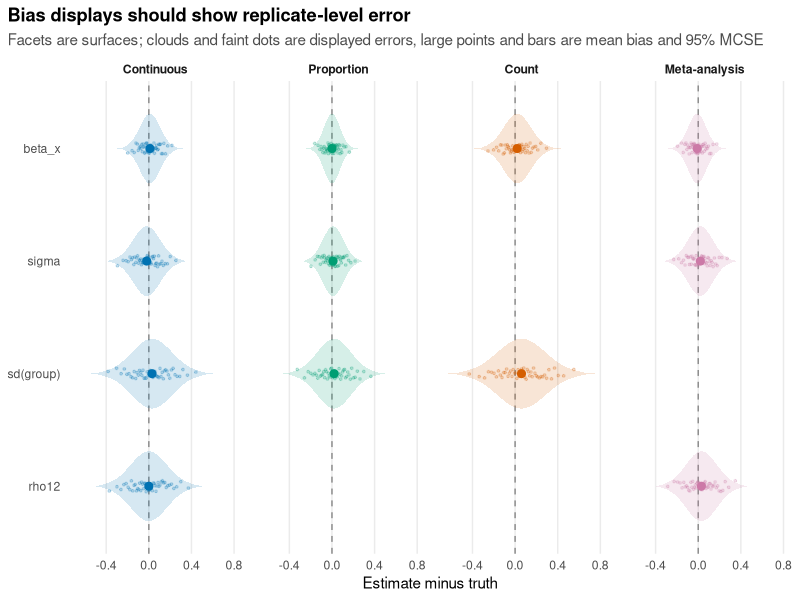
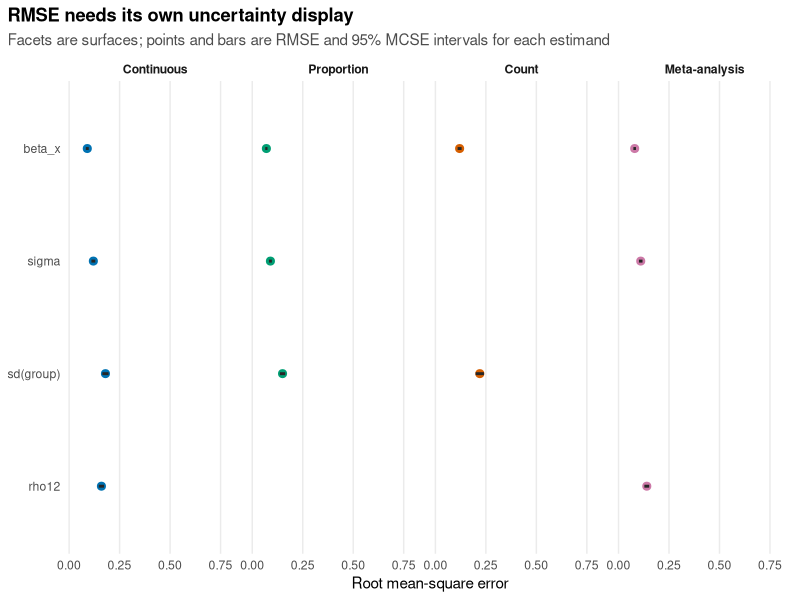
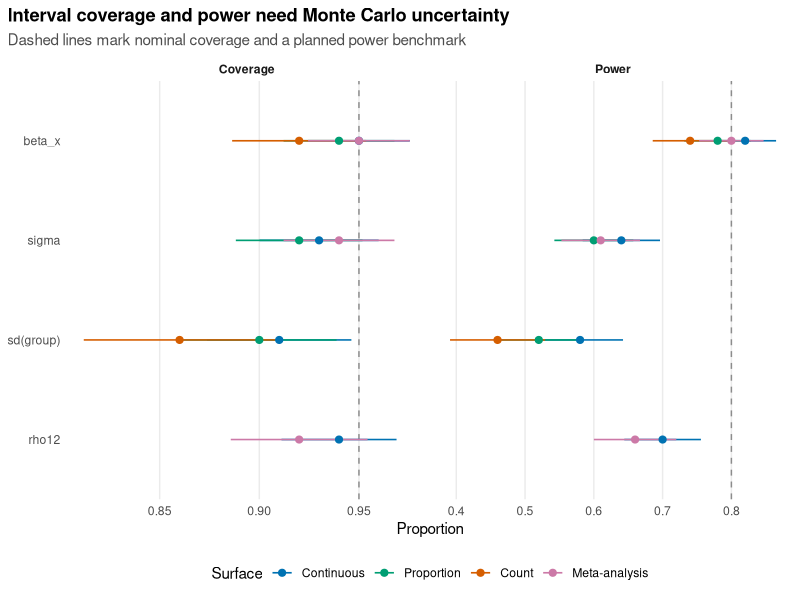
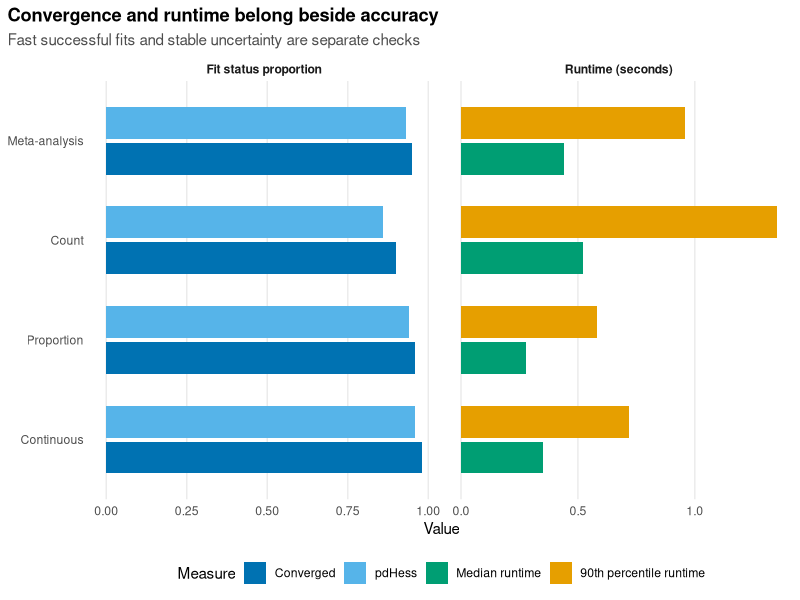
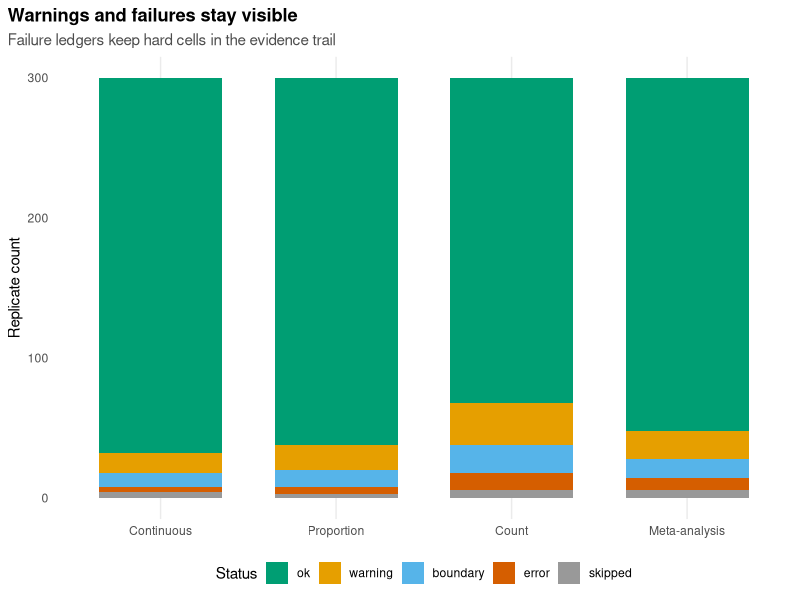

The R script that drew these images, in order:
## ---- chunk 1
has_ggplot2 <- requireNamespace("ggplot2", quietly = TRUE)
knitr::opts_chunk$set(
  collapse = TRUE,
  comment = "#>",
  fig.width = 7,
  fig.height = 4.2,
  dpi = 144,
  eval = has_ggplot2
)
## ---- chunk 2
library(ggplot2)

theme_sim_grammar <- function() {
  theme_minimal(base_size = 11) +
    theme(
      panel.grid.minor = element_blank(),
      panel.grid.major.y = element_blank(),
      plot.title.position = "plot",
      plot.title = element_text(face = "bold"),
      plot.subtitle = element_text(colour = "grey30"),
      strip.text = element_text(face = "bold"),
      legend.position = "bottom"
    )
}

surface_palette <- c(
  "Continuous" = "#0072B2",
  "Proportion" = "#009E73",
  "Count" = "#D55E00",
  "Meta-analysis" = "#CC79A7"
)

surface_levels <- names(surface_palette)
estimand_display_labels <- c(
  "beta_x" = "beta_x",
  "sigma" = "sigma",
  "sd_group" = "sd(group)",
  "rho12" = "rho12"
)
## ---- chunk 3
accuracy_summary <- data.frame(
  surface = rep(surface_levels, each = 4),
  estimand = rep(c("beta_x", "sigma", "sd_group", "rho12"), 4),
  bias = c(
    0.01, -0.02, 0.03, 0.00,
    0.00, 0.01, 0.02, NA,
    0.02, NA, 0.06, NA,
    -0.01, 0.02, NA, 0.03
  ),
  rmse = c(
    0.09, 0.12, 0.18, 0.16,
    0.07, 0.09, 0.15, NA,
    0.12, NA, 0.22, NA,
    0.08, 0.11, NA, 0.14
  ),
  n_replicate = c(
    300, 300, 260, 280,
    300, 300, 250, NA,
    280, NA, 220, NA,
    300, 300, NA, 260
  )
)
accuracy_summary$surface <- factor(
  accuracy_summary$surface,
  levels = surface_levels
)
accuracy_summary$error_sd <- sqrt(
  pmax(accuracy_summary$rmse^2 - accuracy_summary$bias^2, 0)
)
accuracy_summary$bias_mcse <- with(
  accuracy_summary,
  error_sd / sqrt(n_replicate)
)
accuracy_summary$rmse_mcse <- with(
  accuracy_summary,
  rmse / sqrt(2 * n_replicate)
)
accuracy_summary$bias_low <- accuracy_summary$bias -
  1.96 * accuracy_summary$bias_mcse
accuracy_summary$bias_high <- accuracy_summary$bias +
  1.96 * accuracy_summary$bias_mcse
accuracy_summary$rmse_low <- pmax(
  0,
  accuracy_summary$rmse - 1.96 * accuracy_summary$rmse_mcse
)
accuracy_summary$rmse_high <- accuracy_summary$rmse +
  1.96 * accuracy_summary$rmse_mcse
accuracy_summary$estimand <- factor(
  accuracy_summary$estimand,
  levels = rev(c("beta_x", "sigma", "sd_group", "rho12"))
)

display_replicates <- 49
accuracy_replicates <- do.call(
  rbind,
  lapply(seq_len(nrow(accuracy_summary)), function(i) {
    row <- accuracy_summary[i, ]
    if (is.na(row$bias) || is.na(row$rmse)) {
      return(NULL)
    }
    data.frame(
      surface = row$surface,
      estimand = row$estimand,
      error = row$bias + qnorm(ppoints(display_replicates)) * row$error_sd
    )
  })
)
accuracy_replicates$surface <- factor(
  accuracy_replicates$surface,
  levels = surface_levels
)
accuracy_replicates$estimand <- factor(
  accuracy_replicates$estimand,
  levels = levels(accuracy_summary$estimand)
)
set.seed(20260519)
ggplot(accuracy_replicates, aes(error, estimand)) +
  geom_vline(xintercept = 0, linetype = "dashed", colour = "grey55") +
  geom_violin(
    aes(
      fill = surface
    ),
    width = 0.62,
    alpha = 0.16,
    colour = NA,
    scale = "width",
    trim = FALSE
  ) +
  geom_point(
    aes(colour = surface),
    position = position_jitter(height = 0.05, width = 0),
    alpha = 0.22,
    size = 0.65,
    show.legend = FALSE
  ) +
  geom_segment(
    data = accuracy_summary,
    aes(
      x = bias_low,
      xend = bias_high,
      y = estimand,
      yend = estimand,
      colour = surface
    ),
    linewidth = 0.85,
    na.rm = TRUE
  ) +
  geom_point(
    data = accuracy_summary,
    aes(bias, estimand, colour = surface),
    size = 2.4,
    na.rm = TRUE
  ) +
  facet_wrap(~surface, nrow = 1) +
  scale_colour_manual(values = surface_palette, drop = FALSE) +
  scale_fill_manual(values = surface_palette, drop = FALSE) +
  labs(
    title = "Bias displays should show replicate-level error",
    subtitle = "Facets are surfaces; clouds and faint dots are displayed errors, large points and bars are mean bias and 95% MCSE",
    x = "Estimate minus truth",
    y = NULL,
    colour = "Surface"
  ) +
  scale_y_discrete(labels = estimand_display_labels) +
  guides(colour = "none", fill = "none") +
  theme_sim_grammar()

ggplot(accuracy_summary, aes(rmse, estimand, colour = surface)) +
  geom_point(size = 2.4, na.rm = TRUE) +
  geom_segment(
    inherit.aes = FALSE,
    aes(
      x = rmse_low,
      xend = rmse_high,
      y = estimand,
      yend = estimand
    ),
    colour = "grey15",
    linewidth = 1,
    na.rm = TRUE
  ) +
  facet_wrap(~surface, nrow = 1) +
  scale_colour_manual(values = surface_palette, drop = FALSE) +
  labs(
    title = "RMSE needs its own uncertainty display",
    subtitle = "Facets are surfaces; points and bars are RMSE and 95% MCSE intervals for each estimand",
    x = "Root mean-square error",
    y = NULL,
    colour = "Surface"
  ) +
  scale_x_continuous(
    breaks = c(0, 0.25, 0.50, 0.75),
    limits = c(0, 0.82),
    expand = expansion(mult = c(0.01, 0.05))
  ) +
  scale_y_discrete(labels = estimand_display_labels) +
  guides(colour = "none") +
  theme_sim_grammar()
## ---- chunk 4
interval_summary <- data.frame(
  surface = rep(surface_levels, each = 4),
  estimand = rep(c("beta_x", "sigma", "sd_group", "rho12"), 4),
  coverage = c(
    0.95, 0.93, 0.91, 0.94,
    0.94, 0.92, 0.90, NA,
    0.92, NA, 0.86, NA,
    0.95, 0.94, NA, 0.92
  ),
  power = c(
    0.82, 0.64, 0.58, 0.70,
    0.78, 0.60, 0.52, NA,
    0.74, NA, 0.46, NA,
    0.80, 0.61, NA, 0.66
  ),
  n_interval = c(
    280, 280, 240, 260,
    280, 280, 230, NA,
    250, NA, 200, NA,
    280, 280, NA, 240
  )
)
interval_summary$surface <- factor(
  interval_summary$surface,
  levels = surface_levels
)
interval_long <- rbind(
  data.frame(
    interval_summary[c("surface", "estimand", "n_interval")],
    measure = "Coverage",
    value = interval_summary$coverage,
    target = 0.95
  ),
  data.frame(
    interval_summary[c("surface", "estimand", "n_interval")],
    measure = "Power",
    value = interval_summary$power,
    target = 0.80
  )
)
interval_long$mcse <- sqrt(
  interval_long$value * (1 - interval_long$value) / interval_long$n_interval
)
interval_long$lower <- pmax(0, interval_long$value - 1.96 * interval_long$mcse)
interval_long$upper <- pmin(1, interval_long$value + 1.96 * interval_long$mcse)
interval_long$measure <- factor(
  interval_long$measure,
  levels = c("Coverage", "Power")
)
interval_long$estimand <- factor(
  interval_long$estimand,
  levels = rev(c("beta_x", "sigma", "sd_group", "rho12"))
)

ggplot(interval_long, aes(value, estimand, colour = surface)) +
  geom_vline(
    aes(xintercept = target),
    linetype = "dashed",
    colour = "grey55"
  ) +
  geom_segment(
    aes(x = lower, xend = upper, yend = estimand),
    linewidth = 0.55,
    na.rm = TRUE
  ) +
  geom_point(size = 2.1, na.rm = TRUE) +
  facet_wrap(~measure, scales = "free_x") +
  scale_colour_manual(values = surface_palette) +
  scale_y_discrete(labels = estimand_display_labels) +
  labs(
    title = "Interval coverage and power need Monte Carlo uncertainty",
    subtitle = "Dashed lines mark nominal coverage and a planned power benchmark",
    x = "Proportion",
    y = NULL,
    colour = "Surface"
  ) +
  theme_sim_grammar()
## ---- chunk 5
run_summary <- data.frame(
  surface = surface_levels,
  convergence_rate = c(0.98, 0.96, 0.90, 0.95),
  pdhess_rate = c(0.96, 0.94, 0.86, 0.93),
  elapsed_median = c(0.35, 0.28, 0.52, 0.44),
  elapsed_p90 = c(0.72, 0.58, 1.35, 0.96)
)
run_summary$surface <- factor(run_summary$surface, levels = surface_levels)
run_long <- rbind(
  data.frame(
    surface = run_summary$surface,
    measure = "Converged",
    value = run_summary$convergence_rate
  ),
  data.frame(
    surface = run_summary$surface,
    measure = "pdHess",
    value = run_summary$pdhess_rate
  ),
  data.frame(
    surface = run_summary$surface,
    measure = "Median runtime",
    value = run_summary$elapsed_median
  ),
  data.frame(
    surface = run_summary$surface,
    measure = "90th percentile runtime",
    value = run_summary$elapsed_p90
  )
)
run_long$panel <- ifelse(
  grepl("runtime", run_long$measure),
  "Runtime (seconds)",
  "Fit status proportion"
)
run_long$measure <- factor(
  run_long$measure,
  levels = c(
    "Converged",
    "pdHess",
    "Median runtime",
    "90th percentile runtime"
  )
)

ggplot(run_long, aes(value, surface, fill = measure)) +
  geom_col(position = position_dodge(width = 0.72), width = 0.64) +
  facet_wrap(~panel, scales = "free_x") +
  scale_fill_manual(values = c(
    "Converged" = "#0072B2",
    "pdHess" = "#56B4E9",
    "Median runtime" = "#009E73",
    "90th percentile runtime" = "#E69F00"
  )) +
  labs(
    title = "Convergence and runtime belong beside accuracy",
    subtitle = "Fast successful fits and stable uncertainty are separate checks",
    x = "Value",
    y = NULL,
    fill = "Measure"
  ) +
  theme_sim_grammar()
## ---- chunk 6
failure_ledger <- data.frame(
  surface = rep(surface_levels, each = 5),
  status = rep(c("ok", "warning", "boundary", "error", "skipped"), 4),
  count = c(
    268, 14, 10, 4, 4,
    262, 18, 12, 5, 3,
    232, 30, 20, 12, 6,
    252, 20, 14, 8, 6
  )
)
failure_ledger$surface <- factor(failure_ledger$surface, levels = surface_levels)
failure_ledger$status <- factor(
  failure_ledger$status,
  levels = c("ok", "warning", "boundary", "error", "skipped")
)

ggplot(failure_ledger, aes(surface, count, fill = status)) +
  geom_col(width = 0.7) +
  scale_fill_manual(values = c(
    "ok" = "#009E73",
    "warning" = "#E69F00",
    "boundary" = "#56B4E9",
    "error" = "#D55E00",
    "skipped" = "#999999"
  )) +
  labs(
    title = "Warnings and failures stay visible",
    subtitle = "Failure ledgers keep hard cells in the evidence trail",
    x = NULL,
    y = "Replicate count",
    fill = "Status"
  ) +
  theme_sim_grammar()
